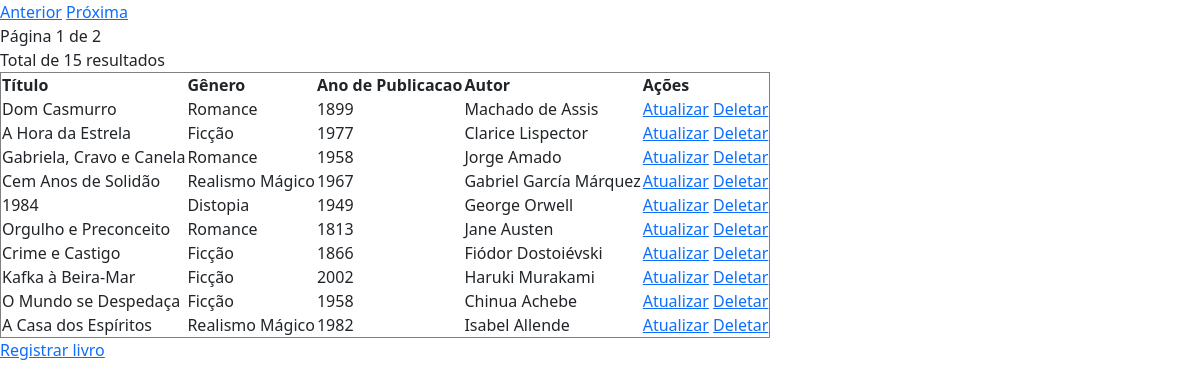
The page /public/livros/read.php on the database its author committed.
### tables this page shows
CREATE TABLE livros (
	id_livro INT AUTO_INCREMENT PRIMARY KEY,
    titulo VARCHAR(255) NOT NULL,
    genero VARCHAR(45) NOT NULL,
    ano_publicacao INT NOT NULL,
    id_autor INT,
    FOREIGN KEY (id_autor) REFERENCES autores(id_autor)
);

CREATE TABLE autores (
	id_autor INT AUTO_INCREMENT PRIMARY KEY,
    nome VARCHAR(100) NOT NULL,
    nacionalidade VARCHAR(45) NOT NULL,
    ano_nascimento INT NOT NULL
);

### public/livros/read.php (the view, shortened to what this page needs)
<?php
include '../../config/db.php';
function buildQueryString($exclude = []) {
    $params = $_GET;
    foreach ($exclude as $param) {
        unset($params[$param]);
    }
    return http_build_query($params);
}
$sql = "SELECT id_livro, livros.titulo AS nome_livros, autores.nome AS nome_autores, titulo, genero, ano_publicacao FROM livros INNER JOIN autores ON autores.id_autor = livros.id_autor WHERE 1=1";
$pagina = 0;
$registroPorPagina = 10;
$resultado = mysqli_query($conn, $sql);
$num_linhas = mysqli_num_rows($resultado);
$total_paginas = $num_linhas / $registroPorPagina;
$total_paginas = ceil($total_paginas);
if($resultado->num_rows > 0){
$paginaAnterior = $pagina -1;
$paginaPosterior = $pagina +1;
$index = $pagina * $registroPorPagina;
$sql .= " LIMIT $index, $registroPorPagina";
$result = $conn->query($sql);
}
?>
<html lang="pt-BR">
<head>
    <link rel="stylesheet" href="../style/style.css">
    <link href="https://cdn.jsdelivr.net/npm/bootstrap@5.3.2/dist/css/bootstrap.min.css" rel="stylesheet">
</head>
<body>
<?php
if($resultado->num_rows > 0){
    $paginaExibida = $pagina + 1;
    $queryBase = buildQueryString(['pagina']);
$paginaAnteriorLink = "?$queryBase&pagina=$paginaAnterior";
$paginaPosteriorLink = "?$queryBase&pagina=$paginaPosterior";
echo "<a href='$paginaAnteriorLink'>Anterior</a> ";
echo "<a href='$paginaPosteriorLink'>Próxima</a>";
echo "<br> Página $paginaExibida de $total_paginas";
echo "<br> Total de $num_linhas resultados";
    echo "<table border = '1'>
        <tr>
            <th> Título </th>
            <th> Gênero </th>
            <th> Ano de Publicacao </th>
            <th> Autor </th>
            <th> Ações </th>
        </tr>
    ";
    while($row = $result->fetch_assoc()){
        echo "<tr>
                <td> {$row['nome_livros']} </td>
                <td> {$row['genero']} </td>
                <td> {$row['ano_publicacao']} </td>
                <td> {$row['nome_autores']} </td>
                <td>
                    <a href='update.php?id={$row['id_livro']}'>Atualizar</a>
                    <a href='delete.php?id={$row['id_livro']}'>Deletar</a>
                </td>
            </tr>
        ";
    }
    echo "</table>";
}else{
    echo "Nenhum livro encontrado.";
}
echo "<a href='create.php'>Registrar livro</a>";
?>
</body>
</html>

### public/style/style.css (style rules this page uses)
body { background-color: aqua; }

### rows shown on the page
livros: titulo "Dom Casmurro", genero "Romance", ano_publicacao "1899", id_autor.nome "Machado de Assis"
livros: titulo "A Hora da Estrela", genero "Ficção", ano_publicacao "1977", id_autor.nome "Clarice Lispector"
livros: titulo "Gabriela, Cravo e Canela", genero "Romance", ano_publicacao "1958", id_autor.nome "Jorge Amado"
livros: titulo "Cem Anos de Solidão", genero "Realismo Mágico", ano_publicacao "1967", id_autor.nome "Gabriel García Márquez"
livros: titulo "1984", genero "Distopia", ano_publicacao "1949", id_autor.nome "George Orwell"
livros: titulo "Orgulho e Preconceito", genero "Romance", ano_publicacao "1813", id_autor.nome "Jane Austen"
livros: titulo "Crime e Castigo", genero "Ficção", ano_publicacao "1866", id_autor.nome "Fiódor Dostoiévski"
livros: titulo "Kafka à Beira-Mar", genero "Ficção", ano_publicacao "2002", id_autor.nome "Haruki Murakami"
livros: titulo "O Mundo se Despedaça", genero "Ficção", ano_publicacao "1958", id_autor.nome "Chinua Achebe"
livros: titulo "A Casa dos Espíritos", genero "Realismo Mágico", ano_publicacao "1982", id_autor.nome "Isabel Allende"

### other values the page prints
$paginaExibida "1"
$total_paginas "2"
$num_linhas "15"
